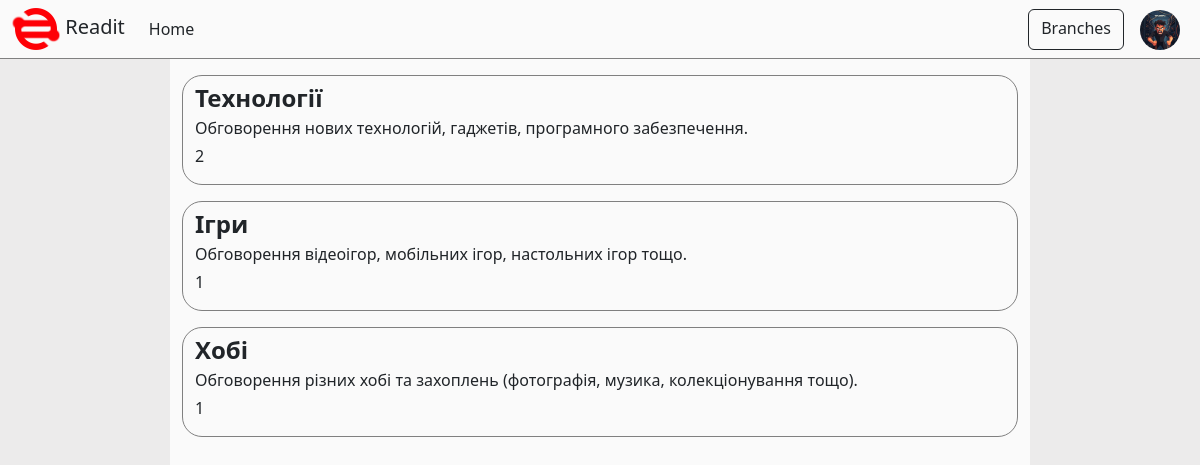
Screenshot of /branches/ (signed in) with the database file from the repository.
### auth_sys/models.py (models this page shows)
class NewUser(AbstractUser):
    is_moderator = models.BooleanField(default=False)
    def __str__(self) -> str:
        return self.username

### user_profile/models.py (models this page shows, shortened)
class Profile(models.Model):
    user = models.OneToOneField(settings.AUTH_USER_MODEL, on_delete=models.CASCADE, related_name='profile')
    image = models.ImageField(upload_to="profile/%Y/%m/%d/", blank=True, null=True)
    def get_image_url(self):
        url = static('img/anonymous_user.png')
        if self.image:
            url = self.image.url
        return url
    def admin_panel_image(self):
        if self.image:
            return mark_safe(f'<img src="{self.image.url}" width=125>')
    admin_panel_image.short_description = 'Image'
    admin_panel_image.allow_tags = True
    class Meta:
        verbose_name = "Profile"
        verbose_name_plural = "Profiles"

### forum/models.py (models this page shows, shortened)
class Branch(models.Model):
    author = models.ForeignKey(settings.AUTH_USER_MODEL, on_delete=models.CASCADE)
    name = models.CharField(max_length=255)
    description = models.TextField()
    def get_absolute_url(self):
        return reverse('branch-detail', kwargs={'pk': self.pk})
    class Meta:
        verbose_name = "Branch"
        verbose_name_plural = "Branches"

class Post(models.Model):
    author = models.ForeignKey(settings.AUTH_USER_MODEL, on_delete=models.CASCADE, related_name='posts')
    branch = models.ForeignKey(Branch, on_delete=models.CASCADE, related_name='posts')
    title = models.CharField(max_length=255)
    description = models.TextField()
    created = models.DateTimeField(auto_now=True)
    rating = models.OneToOneField(Rating, on_delete=models.CASCADE, related_name='post', blank=True, null=True)
    class Meta:
        verbose_name = "Post"
        verbose_name_plural = "Posts"

### forum/views.py (the view)
# urls.py: path('branches/', BranchListView.as_view(), name='branch-list'),
class BranchListView(ListView):
    model = Branch
    template_name = "forum/branch-list.html"
    context_object_name = 'branches'

### templates/forum/branch-list.html (shortened to what this page needs)
{% extends 'base.html' %}
{% block content %}
{% for branch in branches %}
    <div class="container border mt-2 mb-3 pt-1" style="border-width: 2px; border-radius: 20px">
        <div class="card" style="border: none; background-color: transparent">
            <p class="bold-text m-0">{{ branch.name }}</p>
            <p class="mb-1">{{ branch.description }}</p>
        </div>
        <div class="d-flex">
            <p> {{ branch.posts.all|length }}</p>
        </div>
    </div>
{% endfor %}
{% endblock content %}

### templates/base.html (shortened to what this page needs)
<!DOCTYPE html>
<html lang="en">
<head>
    {% load static %}
    <link href="https://cdn.jsdelivr.net/npm/bootstrap@5.3.3/dist/css/bootstrap.min.css" rel="stylesheet">
    <link rel="stylesheet" href="{% static 'css/style.css' %}">
</head>
<body style="background-color: var(--bg-color);">
    {% block header %}
        {% include 'header.html' %}
    {% endblock header %}
    <div class="container pt-2" style="max-width: 860px; background-color: var(--main-color); min-height: 100%;">
        {% block content %}
        {% endblock %}
    </div>
</body>
</html>

### templates/header.html (shortened to what this page needs)
{% load static %}
<nav class="navbar navbar-expand-lg p-0">
  <div class="container-fluid">
    <a class="navbar-brand fa" href="{% url 'index' %}"><img src="{% static 'img/logo-bright.png' %}"> Readit</a>
    <div class="collapse navbar-collapse" id="navbarScroll">
      <ul class="navbar-nav me-auto my-2 my-lg-0 navbar-nav-scroll" style="--bs-scroll-height: 100px;">
        <li class="nav-item">
          <a class="nav-link active" aria-current="page" href="{% url 'index' %}">Home</a>
        </li>
      </ul>
      <div class="d-flex">
        <a class="btn btn-outline-secondary m-2" href="{% url 'branch-list' %}">Branches</a>
        {% if request.user.is_authenticated %}
        <div class="dropdown">
          <a role="button" data-bs-toggle="dropdown">
            <img style="border-radius: 50%;" src="{{ user.profile.get_image_url }}" width="40" height="40"
              class="d-inline-block align-text-top m-2">
          </a>
        </div>
        {% endif %}
      </div>
    </div>
  </div>
</nav>

### static/css/style.css (style rules this page uses)
:root { --bs-heading-color: var(--text-color); --bs-nav-link-color: var(--text-color); --bs-nav-link-hover-color: var(--hovered-color); }
.btn-outline-secondary { --bs-btn-color: var(--text-color); --bs-btn-border-color: var(--text-color); }
nav { background-color: var(--main-color); border-bottom: 1px solid gray; }
.nav-link, .navbar-brand { --bs-navbar-active-color: var(--text-color); --bs-navbar-brand-color: var(--text-color); }
p, small, a, h2 { color: var(--text-color) }
html, body { height: 100%; }
.bold-text { font-weight: 600; font-size: 1.5rem; }
.card { border-color: var(--card-color); }
ol,ul,li { list-style:none; }

### rows the page displays
Branch: name "Технології", description "Обговорення нових технологій, гаджетів, програмного забезпечення.", posts.all|length "2"
Branch: name "Ігри", description "Обговорення відеоігор, мобільних ігор, настольних ігор тощо.", posts.all|length "1"
Branch: name "Хобі", description "Обговорення різних хобі та захоплень (фотографія, музика, колекціонування тощо).", posts.all|length "1"
